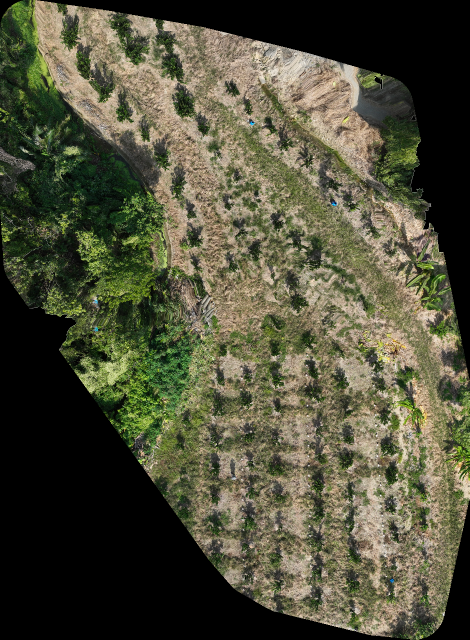
#> input picture src/odm/aef89f0c-74e5-43b3-b5fd-3e2797dd131c.png, 939 x 1279 px (shown at 1/2 size)
$ python -i marker_detection.py   (imports and definitions only)
#> lines starting #> are read from the running program, lines starting #| are printed output that depends on the picture; after the words box and inside, x2 and y2 are one past the last pixel; in counts of white or black regions, pixels touching at a corner belong together
from __future__ import annotations

import logging
from pathlib import Path
from typing import Sequence

import cv2
import numpy as np

logger = logging.getLogger("marker_detection")


# ============================================================================
# 內部影像處理解析子函式 (Private Processing Helpers)
# ============================================================================

def _read_bgr_image(image_path: Path | str) -> np.ndarray:
    """安全載入 BGR 格式之影像。"""
    path_obj = Path(image_path)
    if not path_obj.exists():
        raise FileNotFoundError(f"找不到正射影像檔案: {path_obj}")
    img = cv2.imread(str(path_obj))
    if img is None:
        raise ValueError(f"無法解碼正射影像: {path_obj}")
    return img


def _extract_white_binary_mask(bgr_img: np.ndarray) -> np.ndarray:
    """將 BGR 影像轉換至 HSV 空間並提取高亮度、低飽和度之白色標記遮罩。"""
    hsv = cv2.cvtColor(bgr_img, cv2.COLOR_BGR2HSV)
    # 白色在 HSV: 低飽和度 (S < 55) 且極高明度 (V > 215)
    lower_white = np.array([0, 0, 215], dtype=np.uint8)
    upper_white = np.array([180, 55, 255], dtype=np.uint8)
    return cv2.inRange(hsv, lower_white, upper_white)


def _extract_marker_centroids(
    binary_mask: np.ndarray,
    min_area: float = 3.0,
    max_area: float = 700.0,
) -> list[tuple[float, float]]:
    """自二值遮罩中萃取符合標記牌面積尺寸之連通輪廓質心（以像素為單位）。"""
    contours, _ = cv2.findContours(
        binary_mask, cv2.RETR_EXTERNAL, cv2.CHAIN_APPROX_SIMPLE
    )
    centroids: list[tuple[float, float]] = []
    for cnt in contours:
        area = cv2.contourArea(cnt)
        if min_area <= area <= max_area:
            m = cv2.moments(cnt)
            if m["m00"] > 0:
                cx = float(m["m10"] / m["m00"])
                cy = float(m["m01"] / m["m00"])
                centroids.append((cx, cy))
    return centroids


def _filter_centroids_by_roi(
    centroids: list[tuple[float, float]],
    roi: Sequence[float] | None,
    width: int,
    height: int,
) -> list[tuple[float, float]]:
    """依據指定之 ROI 正規化邊界（[min_x, min_y, max_x, max_y]）篩選標記點。"""
    if not roi or len(roi) < 4:
        return centroids
    min_x, min_y, max_x, max_y = (
        float(roi[0]),
        float(roi[1]),
        float(roi[2]),
        float(roi[3]),
    )
    filtered = []
    for px, py in centroids:
        nx = px / width
        ny = py / height
        if min_x <= nx <= max_x and min_y <= ny <= max_y:
            filtered.append((px, py))
    return filtered


def _find_extreme_four_corners(
    points: np.ndarray, width: int, height: int
) -> list[list[float]]:
    """自二維點群中提取形成四邊形外框之四個極端角點（TL, TR, BR, BL），並轉為正規化座標。"""
    if len(points) < 4:
        return _get_fallback_corners()

    # 計算極值投影以辨識四個頂點
    # TL: 最小 (x + y), BR: 最大 (x + y)
    # TR: 最大 (x - y), BL: 最小 (x - y)
    sum_xy = points[:, 0] + points[:, 1]
    diff_xy = points[:, 0] - points[:, 1]

    tl = points[np.argmin(sum_xy)]
    tr = points[np.argmax(diff_xy)]
    br = points[np.argmax(sum_xy)]
    bl = points[np.argmin(diff_xy)]

    raw_corners = [tl, tr, br, bl]
    normalized: list[list[float]] = []
    for pt in raw_corners:
        nx = round(float(pt[0]) / width, 5)
        ny = round(float(pt[1]) / height, 5)
        # 邊界箝制
        nx = max(0.0, min(1.0, nx))
        ny = max(0.0, min(1.0, ny))
        normalized.append([nx, ny])

    return normalized


# [8 lines left out: function _get_fallback_corners, not called in this run]


# ============================================================================
# 主流程調度函式 (Orchestrators)
# ============================================================================

def detect_white_marker_corners(
    image_path: Path | str,
    roi: Sequence[float] | None = None,
) -> list[list[float]]:
    """主流程：自動偵測正射影像中田區最外圍 4 個白色定位牌之正規化座標。

    回傳格式為四個角點之浮點數陣列：
    [[tl_x, tl_y], [tr_x, tr_y], [br_x, br_y], [bl_x, bl_y]]
    """
    bgr = _read_bgr_image(image_path)
#> in _read_bgr_image, img is the input picture: shape (1279, 939, 3); mean B, G, R 58.1, 79, 79.5
    height, width = bgr.shape[:2]
#> height = 1279; width = 939

    # 1. 色彩分割二值化
    mask = _extract_white_binary_mask(bgr)
#> in _extract_white_binary_mask, `hsv = cv2.cvtColor(bgr_img, cv2.COLOR_BGR2HSV)`: hsv: shape (1279, 939, 3); mean H, S, V 22.6, 63.7, 83.8
#> in _extract_white_binary_mask, `return cv2.inRange(hsv, lower_white, upper_white)`:
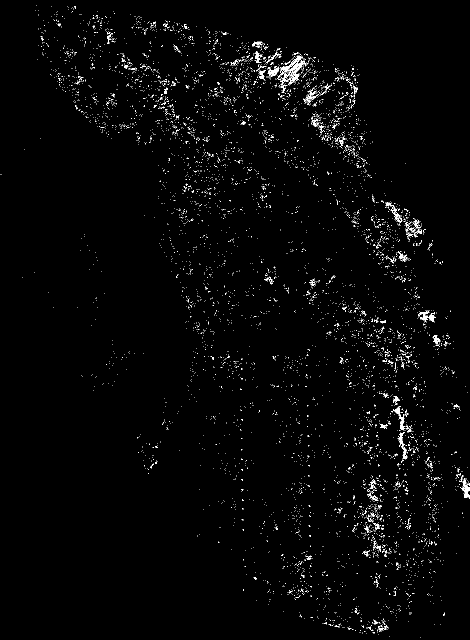
#> returned value: shape (1279, 939) (shown at 1/2 size); 1.6% white in thin lines or dots

    # 2. 斑點輪廓提取質心
    centroids = _extract_marker_centroids(mask)
#> in _extract_marker_centroids, `contours, _ = cv2.findContours( binary_mask, cv2.RETR_EXTERNAL, cv2.CH..`: contours = 6504 contours, 6466 with area under 20; largest, box (x1, y1, x2, y2) and area: (554, 111, 613, 170) 1096, (918, 950, 939, 996) 246, (786, 812, 811, 862) 228, (797, 864, 816, 919) 214, (839, 621, 871, 645) 204
#> the loop in _extract_marker_centroids, `for cnt in contours:` made 6504 passes
#> (area, cx, cy) on passes 43, 476, 532, 594, 727, 761: (21, 760.9, 1256.5), (20.5, 618.1, 1116.3), (24, 732.7, 1105.7), (31, 754.5, 1092.2), (32.5, 733.2, 1057.5), (32.5, 754.2, 1052.3)
#> after the loop in _extract_marker_centroids, `for cnt in contours:`: centroids = 253 pairs, first value 84.44 to 930.9, second value 30.9 to 1257.5

    # 3. 視情況依據 ROI 篩選
    if roi:
        centroids = _filter_centroids_by_roi(centroids, roi, width, height)
    elif len(centroids) > 200:
        # 若未指定 ROI 且全田高光雜點極多，優先聚焦於中段常見農作試驗區
        central_roi = [0.20, 0.15, 0.80, 0.70]
        central_points = _filter_centroids_by_roi(
            centroids, central_roi, width, height
        )
#> the loop in _filter_centroids_by_roi, `for px, py in centroids:` made 253 passes
#> (px, py, nx, ny) on passes 1 to 3: (770.5, 1257.5, 0.821, 0.983), (739.3, 1255.6, 0.787, 0.982), (726.2, 1253, 0.773, 0.98)
#> after the loop in _filter_centroids_by_roi, `for px, py in centroids:`: filtered = 71 pairs, first value 309.7 to 749, second value 192.7 to 895
#> central_points has the same summary as filtered in _filter_centroids_by_roi
        if len(central_points) >= 4:
            centroids = central_points
#> centroids has the same summary as filtered in _filter_centroids_by_roi

    if len(centroids) < 4:
        logger.warning("田區白色定位牌數量不足 (< 4)，使用預設基準四邊形")
        return _get_fallback_corners()

    pts_arr = np.array(centroids, dtype=np.float32)
#> pts_arr has the same summary as filtered in _filter_centroids_by_roi
    return _find_extreme_four_corners(pts_arr, width, height)
#> in _find_extreme_four_corners, `sum_xy = points[:, 0] + points[:, 1]`: sum_xy = 71 values, max 1635.2 at index 0, min 518.4 at index 68, mean 1020.9
#> in _find_extreme_four_corners, `diff_xy = points[:, 0] - points[:, 1]`: diff_xy = 71 values, max 505.8 at index 66, min -355.1 at index 4, mean 125.9
#> in _find_extreme_four_corners, `tl = points[np.argmin(sum_xy)]`: tl = [321.8, 196.6]
#> in _find_extreme_four_corners, `tr = points[np.argmax(diff_xy)]`: tr = [708.3, 202.5]
#> in _find_extreme_four_corners, `br = points[np.argmax(sum_xy)]`: br = [740.2, 895]
#> in _find_extreme_four_corners, `bl = points[np.argmin(diff_xy)]`: bl = [484.1, 839.2]
#> in _find_extreme_four_corners, `raw_corners = [tl, tr, br, bl]`: raw_corners = [[321.8, 196.6], [708.3, 202.5], [740.2, 895], [484.1, 839.2]]
#> the loop in _find_extreme_four_corners, `for pt in raw_corners:` made 4 passes
#> (pt, nx, ny) on passes 1 to 4: ([321.8, 196.6], 0.343, 0.154), ([708.3, 202.5], 0.754, 0.158), ([740.2, 895], 0.788, 0.7), ([484.1, 839.2], 0.516, 0.656)
#> after the loop in _find_extreme_four_corners, `for pt in raw_corners:`: normalized = [[0.343, 0.154], [0.754, 0.158], [0.788, 0.7], [0.516, 0.656]]


# [49 lines left out: function bilinear_subdivide_quad, not called in this run]

>>> result = detect_white_marker_corners('../odm/aef89f0c-74e5-43b3-b5fd-3e2797dd131c.png')
#> result has the same summary as normalized in _find_extreme_four_corners

$ run again, on src/odm/c2dad09b-4ffe-4e80-8e3b-b8b3bdcdbdf8.png
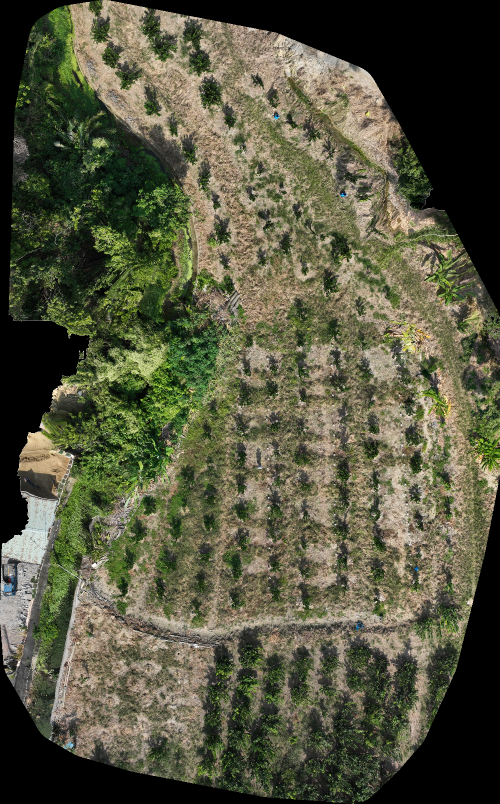
#> input picture src/odm/c2dad09b-4ffe-4e80-8e3b-b8b3bdcdbdf8.png, 999 x 1607 px (shown at 1/2 size)
#> in _read_bgr_image, img is the input picture: shape (1607, 999, 3); mean B, G, R 63.7, 86, 85.6
#> hsv: shape (1607, 999, 3); mean H, S, V 26.5, 69.9, 90.8
#> in _extract_white_binary_mask, `return cv2.inRange(hsv, lower_white, upper_white)`:
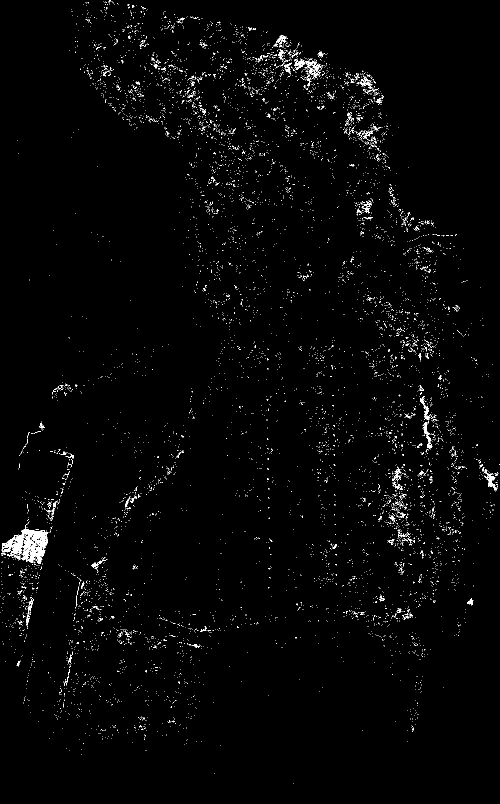
#> returned value: shape (1607, 999) (shown at 1/2 size); 1.5% white in thin lines or dots
#> contours = 7855 contours, 7820 with area under 20; largest, box (x1, y1, x2, y2) and area: (3, 1043, 95, 1128) 3454, (609, 121, 644, 158) 432, (968, 939, 995, 981) 244, (846, 844, 865, 898) 204, (840, 794, 860, 841) 166
#> the loop in _extract_marker_centroids, `for cnt in contours:` made 7855 passes
#> (area, cx, cy) on passes 455, 498, 1019, 1195, 1201: (22, 36.64, 1326.5), (26, 140, 1318.3), (56, 54.87, 1239.5), (68, 940.7, 1203.6), (60.5, 59.76, 1213.6)
#> after the loop in _extract_marker_centroids, `for cnt in contours:`: centroids = 273 pairs, first value 20.12 to 993.3, second value 2 to 1458.5
#> the loop in _filter_centroids_by_roi, `for px, py in centroids:` made 273 passes
#> (px, py, nx, ny) on passes 1 to 3: (825.2, 1458.5, 0.826, 0.908), (280.8, 1452.7, 0.281, 0.904), (347, 1442.8, 0.347, 0.898)
#> after the loop in _filter_centroids_by_roi, `for px, py in centroids:`: filtered = 68 pairs, first value 253.6 to 798.3, second value 243.5 to 1093.3
#> central_points has the same summary as filtered in _filter_centroids_by_roi
#> in detect_white_marker_corners, `centroids = central_points`: centroids has the same summary as filtered in _filter_centroids_by_roi
#> pts_arr has the same summary as filtered in _filter_centroids_by_roi
#> sum_xy = 68 values, max 1864 at index 1, min 600.3 at index 58, mean 1260.8
#> diff_xy = 68 values, max 496.2 at index 64, min -751.4 at index 10, mean -38.64
#> tl = [334.8, 265.6]
#> tr = [750, 253.8]
#> br = [782, 1082.1]
#> bl = [253.6, 1005]
#> raw_corners = [[334.8, 265.6], [750, 253.8], [782, 1082.1], [253.6, 1005]]
#> the loop in _find_extreme_four_corners, `for pt in raw_corners:` made 4 passes
#> (pt, nx, ny) on passes 1 to 4: ([334.8, 265.6], 0.335, 0.165), ([750, 253.8], 0.751, 0.158), ([782, 1082.1], 0.783, 0.673), ([253.6, 1005], 0.254, 0.625)
#> after the loop in _find_extreme_four_corners, `for pt in raw_corners:`: normalized = [[0.335, 0.165], [0.751, 0.158], [0.783, 0.673], [0.254, 0.625]]
#> result has the same summary as normalized in _find_extreme_four_corners
